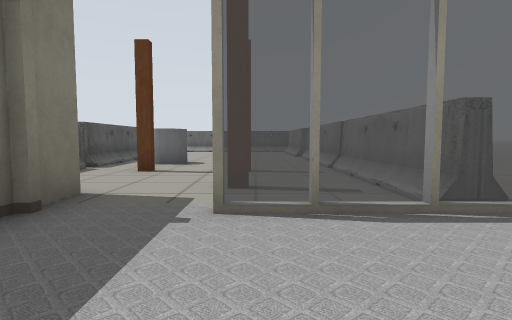
view 1 (above)

16 first-person views from a walk through a world built for the Gazebo simulator. The camera is 0.72 m above the floor, tilts 4° down and sees 80° across. Floor lines are 1 m apart. The floor is counted in squares, 1 m on a side. Each view is taken from the middle of a square. On the plan, view 1 faces up. The plan holds only what a view shows up to about 10 squares ahead; the rest is blank. The place goes on beyond the plan. Some surface patterns are stand-ins.

view 2
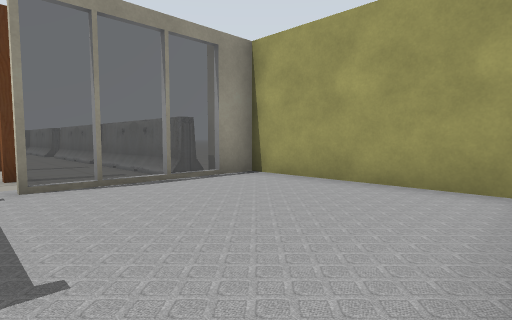

view 3
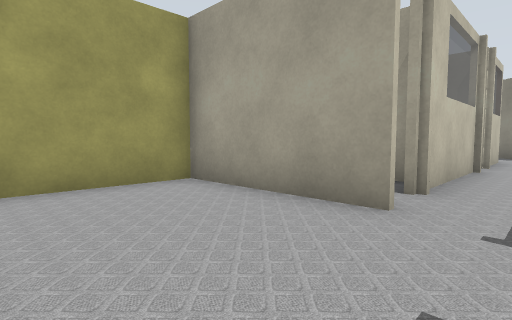

view 4
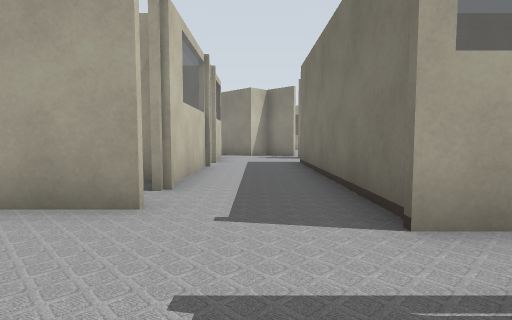

view 5
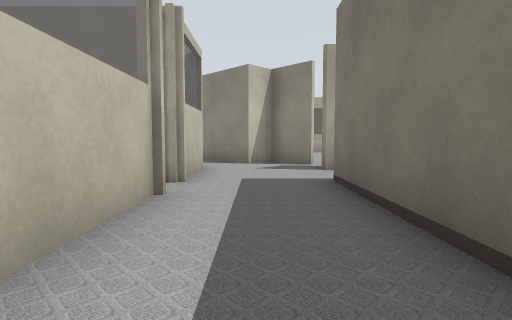

view 6
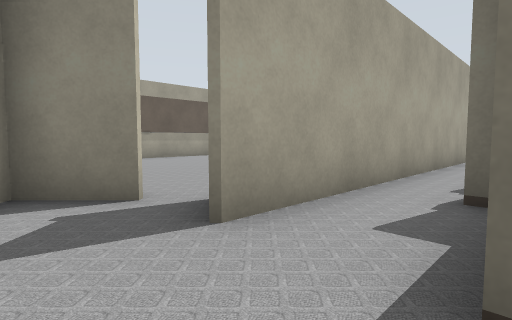

view 7
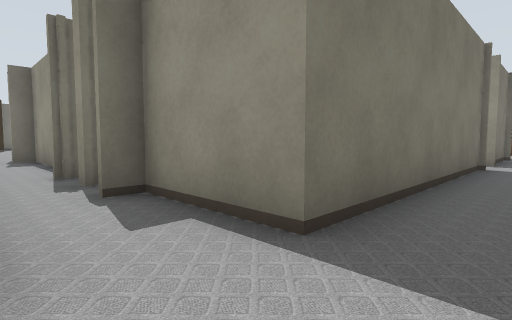

view 8
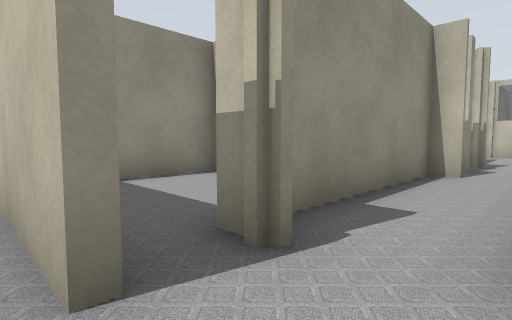

view 9
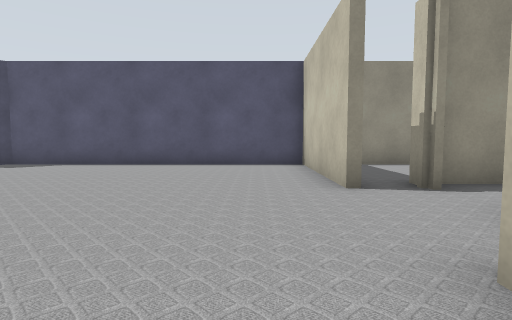

view 10
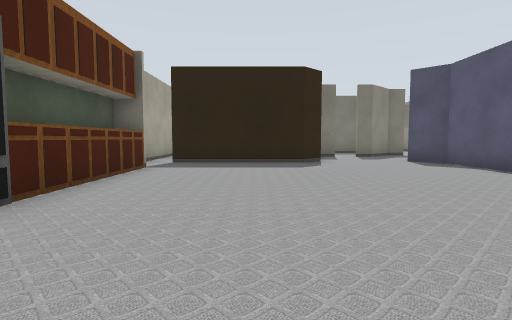

view 11
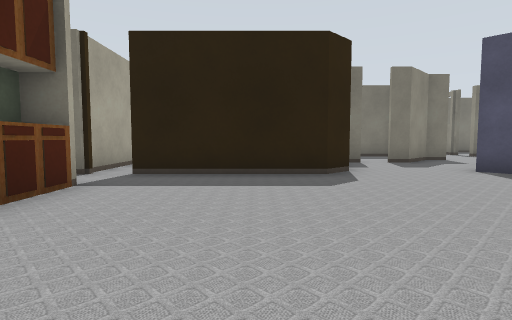

view 12
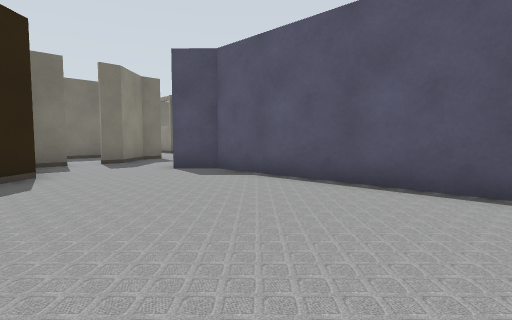

view 13
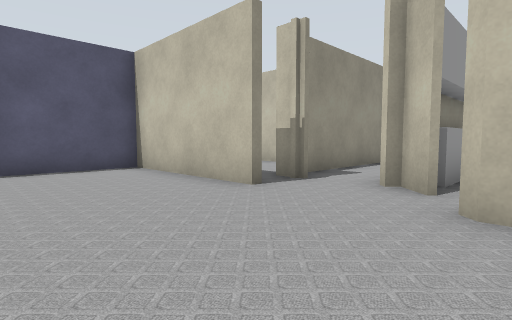

view 14
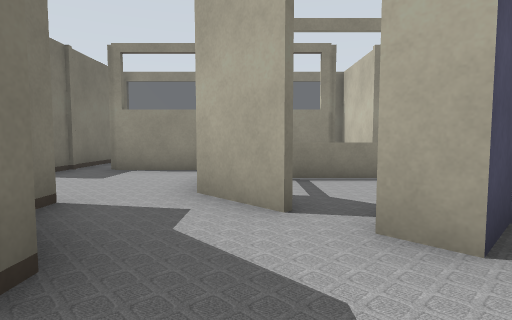

view 15
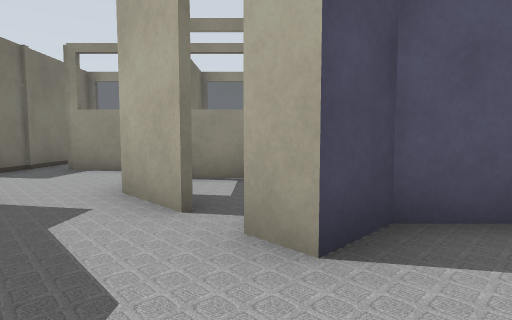

view 16
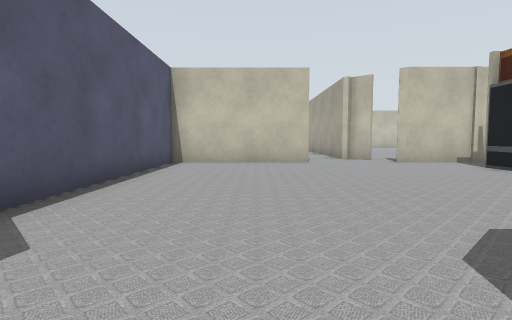

### Floor plan
Key: @ floor where view 1 was taken; # wall or solid block; x gap in a wall; . floor; = window, fence, low wall or low ledge; B barrier; C grey cylinder; O other object.
Columns run from 28 left of view 1 to 7 right of it. Each row starts with its distance up from view 1.
 11                               B
 10                         B   ..B
  9                         BCC...B
  8                         B.....B   ..
  7                         O.#.#.B
  6                          .....B
  5                          .....B
  4                           #...B..
  3 =  #   =                  #.===##
  2 #  #   #                  #.....#
  1 #  # ###                  #.....#
  0 #####                     #.@...#
 -1                           #.....#
 -2                           #.#####
 -3                           #.##
 -4    ################       #.##
 -5    #.##.......# ..#       #.#
 -6    #..........#...#       #.=
 -7    #..........#...#       #.#
 -8    ####.......#.#######x###.##
 -9       #.....................#
-10       #.........##########..=
-11       #........###       #..#=
-12       #.......##         ####
-13       ..#####.#            ##

Positions as (right, up) in squares from view 1, and headings:
1: (0, 0), facing up
2: (-1, -2), facing up-right
3: (-1, 1), facing down-right
4: (-1, 1), facing down
5: (-1, -3), facing down
6: (-1, -8), facing down-left
7: (-1, -10), facing up-left
8: (-14, -10), facing up-right
9: (-15, -13), facing up
10: (-13, -10), facing left
11: (-16, -10), facing left
12: (-16, -9), facing up-left
13: (-17, -12), facing up-right
14: (-24, -7), facing up
15: (-23, -7), facing up
16: (-23, -7), facing right
